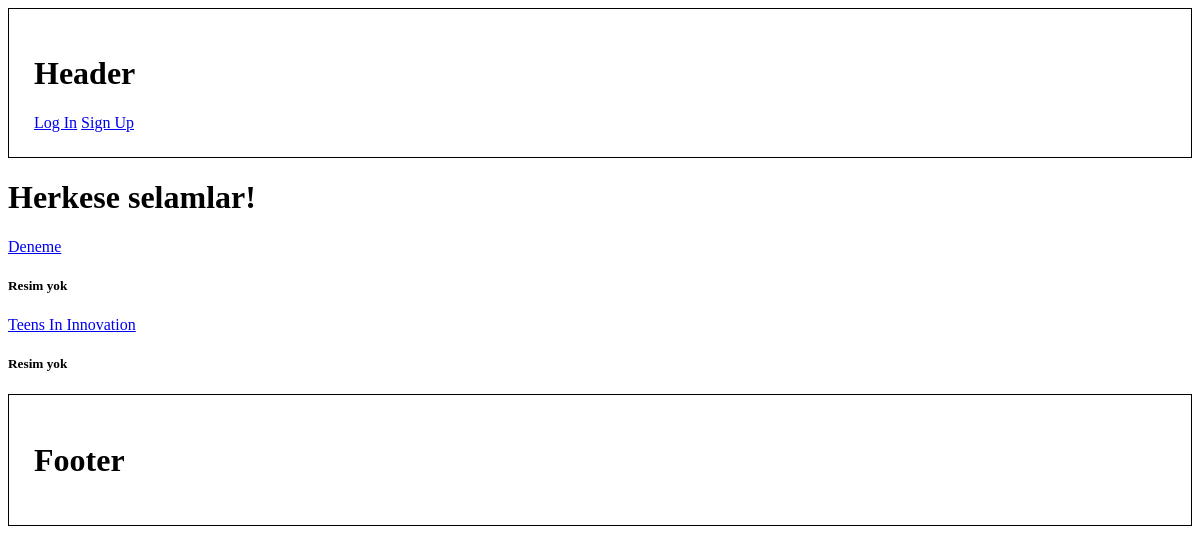
Before: / with the older database file.
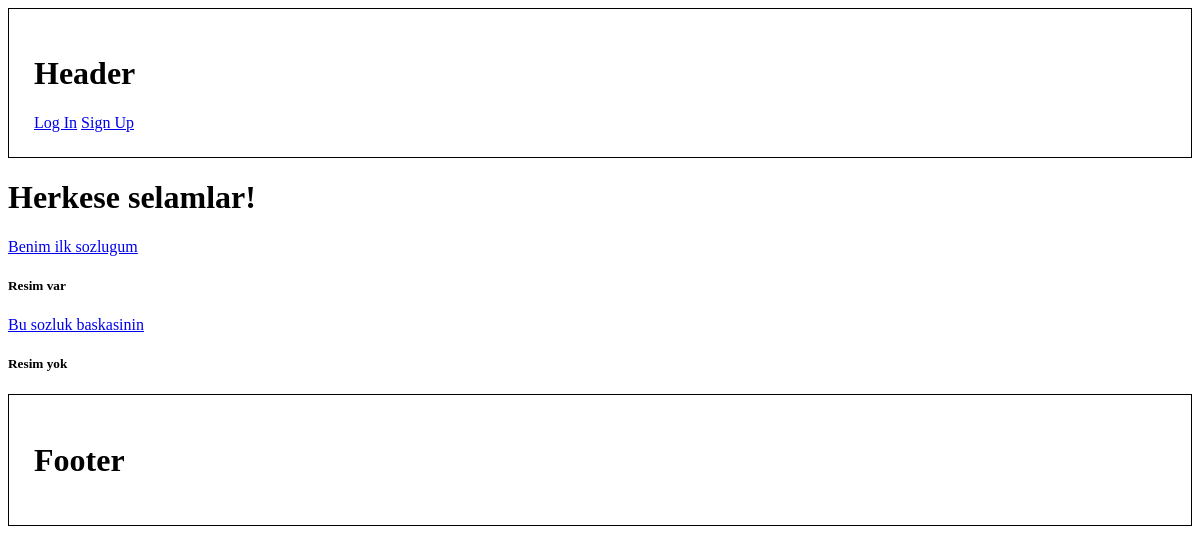
After: the same page with the newer database file.
### core/models.py (models this page shows, shortened)
class Dictionary(models.Model):
    name = models.CharField(max_length=150)
    description = models.TextField()
    icon = models.ImageField(
        upload_to='dictionary-icons/', null=True, blank=True)
    is_verified = models.BooleanField(default=False)
    is_active = models.BooleanField(default=True)
    created_at = models.DateTimeField(auto_now_add=True)
    updated_at = models.DateTimeField(auto_now=True)
    slug = models.SlugField(unique=True)
    created_by = models.ForeignKey(
        User, related_name='dictionary_created_by', on_delete=models.CASCADE)
    category = models.ManyToManyField(
        DictionaryCategory, related_name='dictionary_category')
    class Meta:
        verbose_name_plural = 'Dictionaries'
        verbose_name = 'Dictionary'
        ordering = ('name',)

### core/views.py (the view)
# urls.py: path('', views.index, name='index'),
def index(request):
    dictionaries = Dictionary.objects.all()
    context = {
        'dictionaries': dictionaries,
    }
    return render(request, 'core/index.html', context)

### core/templates/core/index.html (shortened to what this page needs)
{% extends 'base.html' %}
{% block content %}
  <h1>Herkese selamlar!</h1>
  {% for dictionary in dictionaries %}
    {% include 'core/partials/_part_of_dictionary.html' %}
  {% endfor %}
{% endblock %}

### templates/base.html (shortened to what this page needs)
<!DOCTYPE html>
<html>
  <head>
  </head>
  <body>
    {% include 'partials/_header.html' %}
    {% block content %}{% endblock content %}
    {% include 'partials/_footer.html' %}
  </body>
</html>

### templates/partials/_header.html
<div style="padding: 25px; border: 1px solid black">
  <h1>Header</h1>
  {% if user.is_authenticated %}
  <a href="{% url 'logout' %}">Log Out</a>
  {% else %}
  <a href="{% url 'login' %}">Log In</a>
  <a href="{% url 'core:signup' %}">Sign Up</a>
  {% endif %}
</div>

### core/templates/core/partials/_part_of_dictionary.html
<div>
  <a href="/dictionary/{{dictionary.slug}}">{{dictionary.name}}</a>
  {% if dictionary.icon %}
  <h5>Resim var</h5>
  {% else %}
  <h5>Resim yok</h5>
  {% endif %}
</div>

### templates/partials/_footer.html
<div style="padding: 25px; border: 1px solid black;">
    <h1>Footer</h1>
</div>

Changed rows visible on the page:
removed Dictionary: name "Deneme", icon "Resim yok"
removed Dictionary: name "Teens In Innovation", icon "Resim yok"
added Dictionary: name "Benim ilk sozlugum", shows "Resim var"
added Dictionary: name "Bu sozluk baskasinin", icon "Resim yok"
